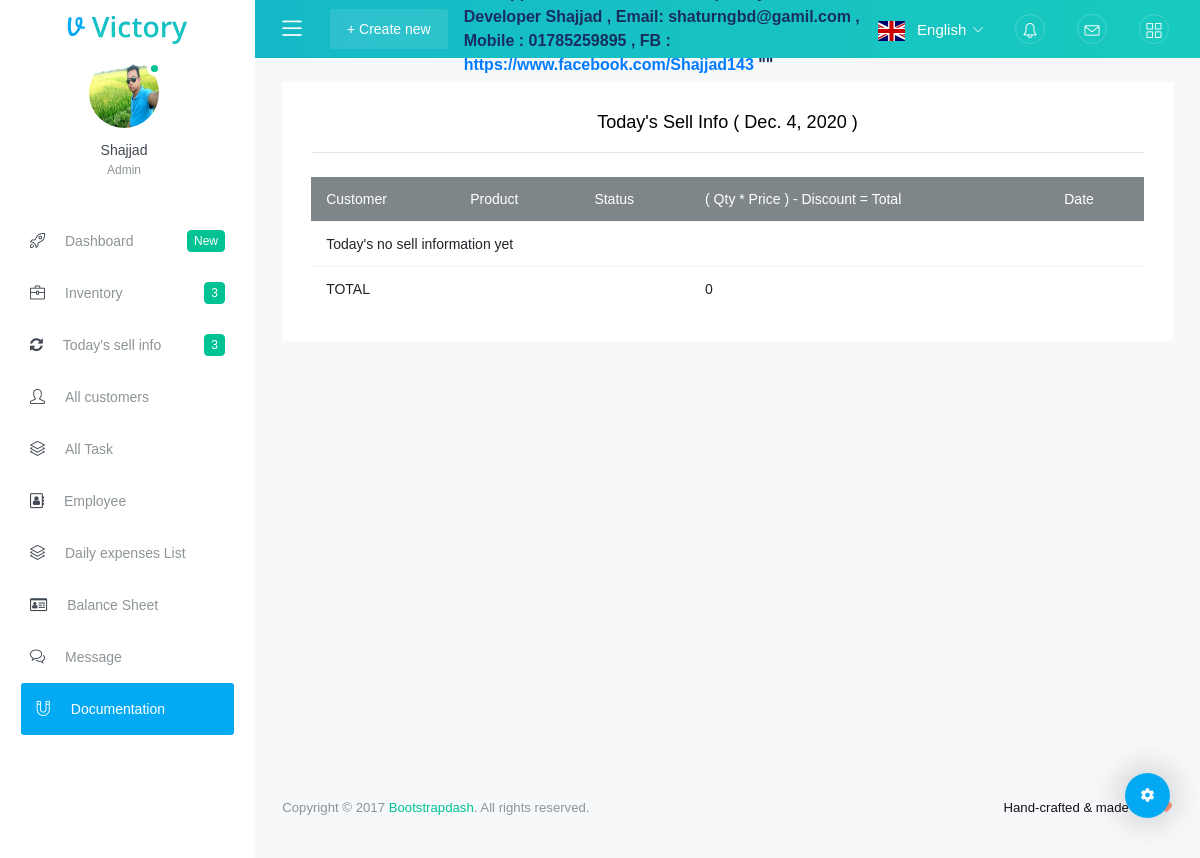
Page /today-sell/ (signed in) on the committed database.
### Login_app/models.py (models this page shows, shortened)
class User(AbstractBaseUser, PermissionsMixin):
    email = models.EmailField(unique=True, null=False)
    is_staff = models.BooleanField(
        ugettext_lazy('Staff Status'),
        default=False,
        help_text=ugettext_lazy('Designates whether user can log in this site !')
    )
    is_active = models.BooleanField(
        ugettext_lazy('active'),
        default=True,
        help_text=ugettext_lazy(
            'Designates whether user should be treated as active user ! Unselect this instead of deleting account .  ')
    )
    USERNAME_FIELD = 'email'
    objects = MyUserManger()

class Profile(models.Model):
    user = models.OneToOneField(User, on_delete=models.CASCADE, related_name='profile')
    username = models.CharField(max_length=200, blank=True)
    mobile_no = models.CharField(max_length=200, blank=True)
    fb_id = models.URLField(blank=True)
    image = models.ImageField(upload_to='profile_img', blank=True)
    is_online = models.BooleanField(default=False)
    date_created = models.DateTimeField(auto_now_add=True)

### Dashboard_app/decorators.py (the view)
        def wrapper_func(request, *args, **kwargs):
            group = None
            if request.user.groups.exists():
                group = request.user.groups.all()[0].name
                if group in allowed_roles:
                    return view_func(request, *args, **kwargs)
                else:
                    return render(request, 'dashboard_app/not_authorised.html')

### Dashboard_app/context_processors.py (called while the page is built)
def user_role(request):
    role = None
    if request.user.is_authenticated:
        role = request.user.groups.all()[0].name
        return {'role': role}
    else:
        return {'role': role}

def today_all_payments(request):
    today = date.today()
    all_payments = PaymentCart.objects.select_related('shade', 'customers', 'products').filter(payment_date__day=today.day)[0:4]
    total_payments = PaymentCart.objects.select_related('shade', 'customers', 'products').filter(payment_date__day=today.day).count()
    if all_payments.exists():
        return {'all_payments': all_payments, 'total_payments': total_payments}
    return {'total_payments': 0}

### Dashboard_app/views.py (called while the page is built)
@login_required
@allowed_users(allowed_roles=['Admin', 'Accountant', 'Manager'])
def today_sells(request):
    today = date.today()
    products = Product.objects.filter(created__day=today.day)
    total_sell = sum(item.total_price for item in products)
    context = {'products': products, 'today': today, 'total_sell': total_sell}
    return render(request, 'dashboard_app/today_sells.html', context)

### Message_app/context_processors.py (called while the page is built)
def unread_messages(request):
    if request.user.is_authenticated:
        unread_msgs = InboxMessage.objects.filter(receiver_id=request.user, delete_status=True,
                                                  new_msg_active=True)[0:5]
        total_unread_msgs = InboxMessage.objects.filter(receiver_id=request.user,
                                                        delete_status=True, new_msg_active=True).count()
        total_draft_msgs = NewMessage.objects.filter(sender_id=request.user,
                                                     delete_status=True, new_msg_active=True,
                                                     msg_status='Draft').count()
        return {'unread_msgs': unread_msgs, 'total_unread_msgs': total_unread_msgs,
                'total_draft_msgs': total_draft_msgs}
    else:
        return {'total_unread_msgs': 0, 'total_draft_msgs': 0}

def online_active_user(request):
    active_users = User.objects.all()
    return {'active_users': active_users}

### Todo_app/context_processors.py (called while the page is built)
def all_tasks(request):
    tasks = Todo.objects.filter(status='New').order_by('-task_start')[:5]
    return {'tasks': tasks}

### templates/dashboard_app/today_sells.html (shortened to what this page needs)
{% extends 'base/base.html' %}
{% load static %}
{% block content_block %}
<div class="row">
    <div class="col-lg-12 grid-margin stretch-card">
        <div class="card">
            <div class="card-body">
                <h4 class="card-title text-center">Today's sell info ( {{ today }} )</h4>
                <hr>
                <div class="table-responsive mt-4">
                    <table class="table">
                        <thead>
                        <tr style="background:#7f868a; color:#fff;">
                            <th>Customer</th>
                            <th>Product</th>
                            <th>Status</th>
                            <th colspan="2">( Qty * Price ) - Discount = Total</th>
                            <th>Date</th>
                        </tr>
                        </thead>
                        <tbody>
                        {% for product in products %}
                        <tr style="background:#dee1e3;{% if product.sell_status == 'Paid' %}background:#6b5c68{% endif %}"  title="Sold by ' {{ product.sold_by }} '">
                            <td>{{ product.customer.name }}</td>
                            <td>{{ product.name }}</td>
                            <td>{{ product.sell_status }}</td>
                            <td colspan="2">( {{ product.quantity }} * {{ product.price }} ) - {{ product.total_discount }} = {{ product.total_price }}</td>
                            <td>{{product.created|date:'SHORT_DATE_FORMAT'}} {{product.created|time:'h:i a'}}</td>
                        </tr>
                        {% empty %}
                        <tr>
                            <td colspan="6">Today's no sell information yet </td>
                        </tr>
                        {% endfor %}
                        </tbody>
                        <tfoot>
                        <tr>
                            <td colspan="3">TOTAL</td>
                            <td colspan="3">{{ total_sell }}</td>
                        </tr>
                        </tfoot>
                    </table>
                </div>
            </div>
        </div>
    </div>
</div>
{% endblock %}>

### templates/base/sidebar.html (shortened to what this page needs)
{% load static %}
<nav class="sidebar sidebar-offcanvas" id="sidebar">
	{% with request.resolver_match.url_name as url_name %}
	<ul class="nav">
		{% if request.user.is_authenticated %}
		<li class="nav-item nav-profile">
			<div class="nav-link">
				<a href="{% url 'Login_app:profile' user_id=request.user.pk %}">
					<div class="profile-image" style="cursor:pointer;">
						{% if request.user.profile.image %}
						<img src="{{ request.user.profile.image.url }}" alt="{{ request.user.profile.username }}"/>
						{% else %}
						<img src="{% static 'p_default_image/profile.jpg' %}" alt="Profile image"/>
						{% endif %}
						<span class="online-status online"></span>
					</div>
				</a>
				<div class="profile-name">
					<p class="name">
						{% if request.user.profile.username %}
						{{ request.user.profile.username }}
						{% else %}
						{{ request.user.email }}
						{% endif %}
					</p>
					<p class="designation" style="{% if role == 'Remove-access' %}background:red; color:#fff;{% endif %}">
						{{ request.user.groups.all.0.name }}
					</p>
				</div>
			</div>
		</li>
		{% endif %}
		<li class="nav-item">
			<a class="nav-link" style="background:{% if url_name == 'home' %}#f6f6f6;{% endif %}" href="{% url 'Dashboard:home' %}">
				<i class="icon-rocket menu-icon"></i>
				<span class="menu-title">Dashboard</span>
				<span class="badge badge-success">New</span>
			</a>
		</li>
		<li class="nav-item">
			<a class="nav-link" data-toggle="collapse" href="#ui-basic" aria-expanded="false" aria-controls="ui-basic">
				<i class="icon-briefcase menu-icon"></i>
				<span class="menu-title">Inventory</span>
				<span class="badge badge-success">3</span>
			</a>
		</li>
		<li class="nav-item">
			<a class="nav-link" data-toggle="collapse" href="#ui-basic2" aria-expanded="false" aria-controls="ui-basic">
				<i class="fa fa-spin fa-refresh menu-icon"></i>
				<span class="menu-title">Today's sell info</span>
				<span class="badge badge-success">3</span>
			</a>
		</li>
		<li class="nav-item">
			<a class="nav-link" style="background:{% if url_name == 'all-customer' %}#f6f6f6;{% endif %}" href="{% url 'Dashboard:all-customer' %}">
				<i class="icon-user menu-icon"></i>
				<span class="menu-title">All customers</span>
			</a>
		</li>
		<li class="nav-item">
			<a class="nav-link" style="background:{% if url_name == 'all-tasks-schedule' %}#f6f6f6;{% endif %}" href="{% url 'task:all-tasks-schedule' %}">
				<i class="icon-layers menu-icon"></i>
				<span class="menu-title">All Task</span>
			</a>
		</li>
		{% if role == 'Admin' and request.user.is_superuser %}
		<li class="nav-item">
			<a class="nav-link" style="background:{% if url_name == 'all-employees' %}#f6f6f6;{% endif %}" href="{% url 'Dashboard:all-employees' %}">
				<i class="fa fa-address-book-o menu-icon"></i>
				<span class="menu-title">Employee</span>
			</a>
		</li>
		{% endif %}
		<li class="nav-item">
			<a class="nav-link" style="background:{% if url_name == 'daily-expense-list' %}#f6f6f6;{% endif %}" href="{% url 'Balance:daily-expense-list' %}">
				<i class="icon-layers menu-icon"></i>
				<span class="menu-title">Daily expenses List</span>
			</a>
		</li>
		{% if role == 'Admin' and request.user.is_superuser %}
		<li class="nav-item">
			<a class="nav-link" style="background:{% if url_name == 'balance' %}#f6f6f6;{% endif %}" href="{% url 'Balance:balance' %}">
				<i class="fa fa-id-card-o menu-icon"></i>
				<span class="menu-title">Balance Sheet</span>
			</a>
		</li>
		{% endif %}
		<li class="nav-item">
			<a class="nav-link" style="background:{% if url_name == 'all-employees' %}#f6f6f6;{% endif %}" href="{% url 'Message:inbox' %}">
				<i class="icon-bubbles menu-icon"></i>
				<span class="menu-title">Message</span>
			</a>
		</li>
		<li class="nav-item nav-doc">
			<a class="nav-link bg-primary" href="">
				<i class="icon-magnet menu-icon"></i>
				<span class="menu-title">Documentation</span>
			</a>
		</li>
	</ul>
	{% endwith %}
</nav>

### rows in the picture
User: user.profile.image (picture), user.profile.username "Shajjad", user.groups.all.0.name "Admin"

### other values in the picture
{{ total_sell }} "0"
